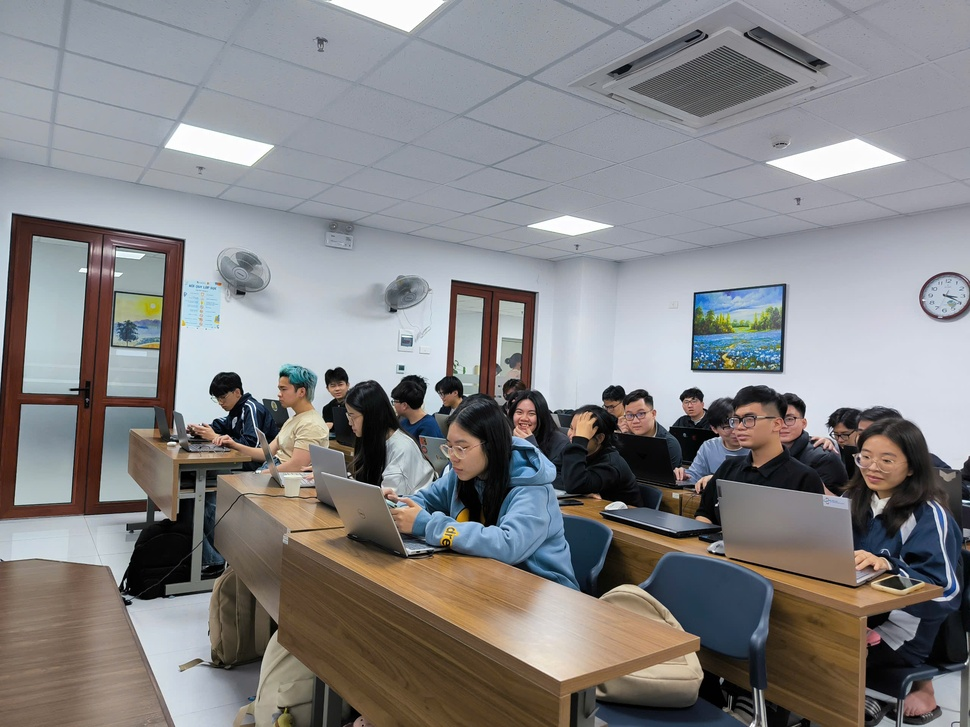
#> input picture img/class2.jpg, 970 x 727 px, shrunk from 2560 x 1920 before the run, found by its file name
$ python 3.py
#> lines starting #> are read from the running program, lines starting #| are printed output that depends on the picture
import cv2
import numpy as np
import matplotlib.pyplot as plt

# Đọc hai ảnh đầu vào
img1 = cv2.imread('img/class2.jpg')
#> img1 is the input picture: shape (727, 970, 3); mean B, G, R 132.6, 131.5, 132.9
img2 = cv2.imread('img/class1.jpg')
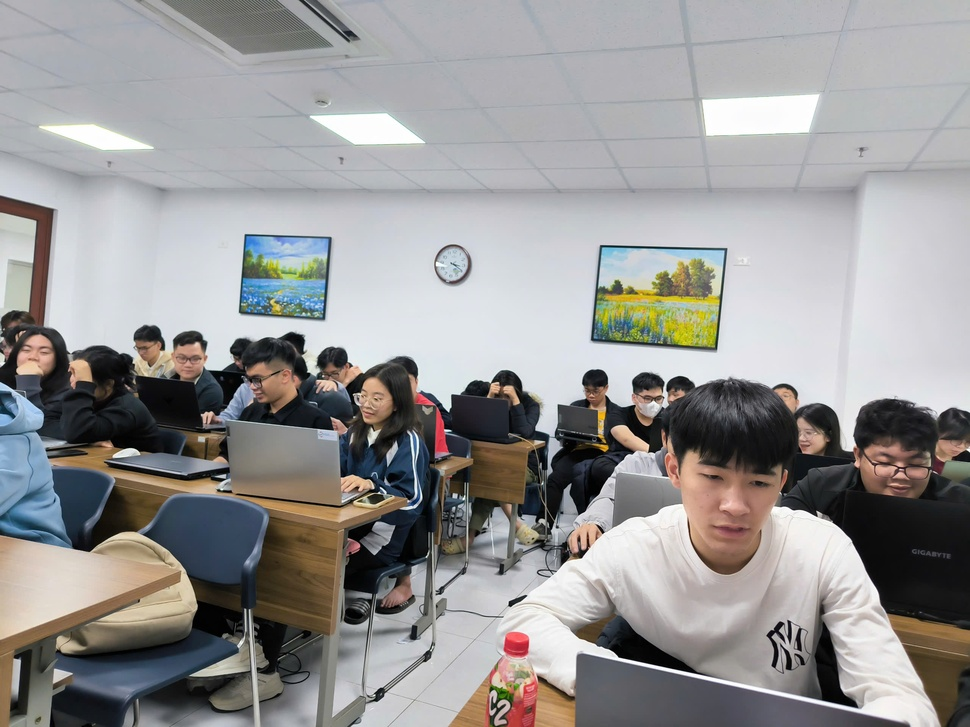
#> input picture img/class1.jpg, 970 x 727 px, shrunk from 2560 x 1920 before the run, found by its file name
#> img2 is the input picture: shape (727, 970, 3); mean B, G, R 149.2, 149.5, 150.8
if img1 is None or img2 is None:
    raise ValueError("Không thể đọc một hoặc cả hai ảnh. Kiểm tra đường dẫn!")

# Chuyển ảnh sang ảnh xám
gray1 = cv2.cvtColor(img1, cv2.COLOR_BGR2GRAY)
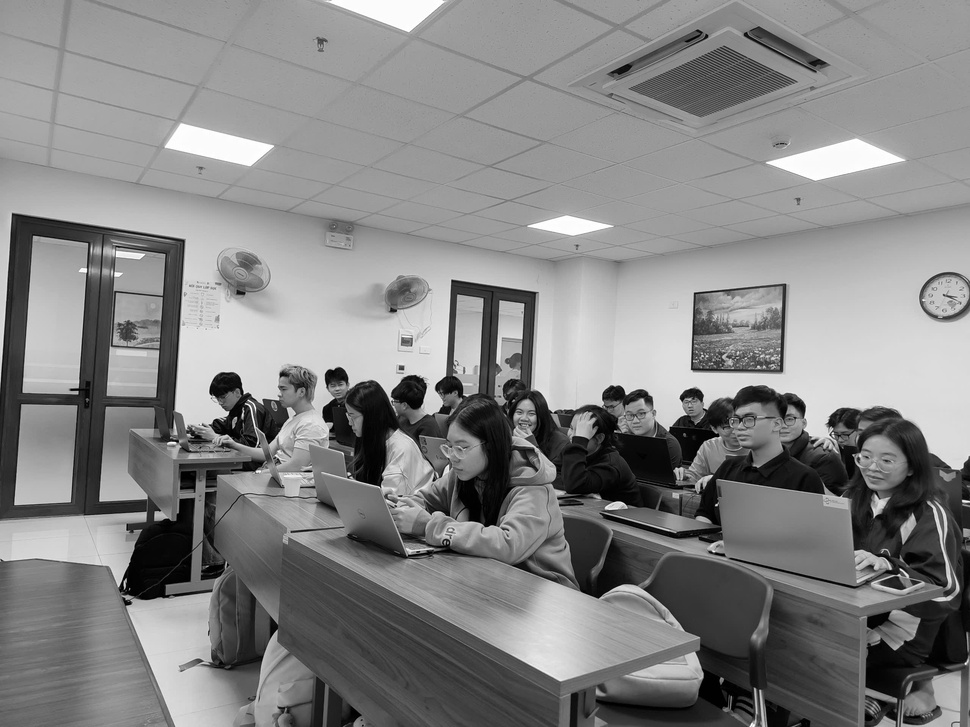
#> gray1: shape (727, 970); min 0, max 255, mean 132.1
gray2 = cv2.cvtColor(img2, cv2.COLOR_BGR2GRAY)
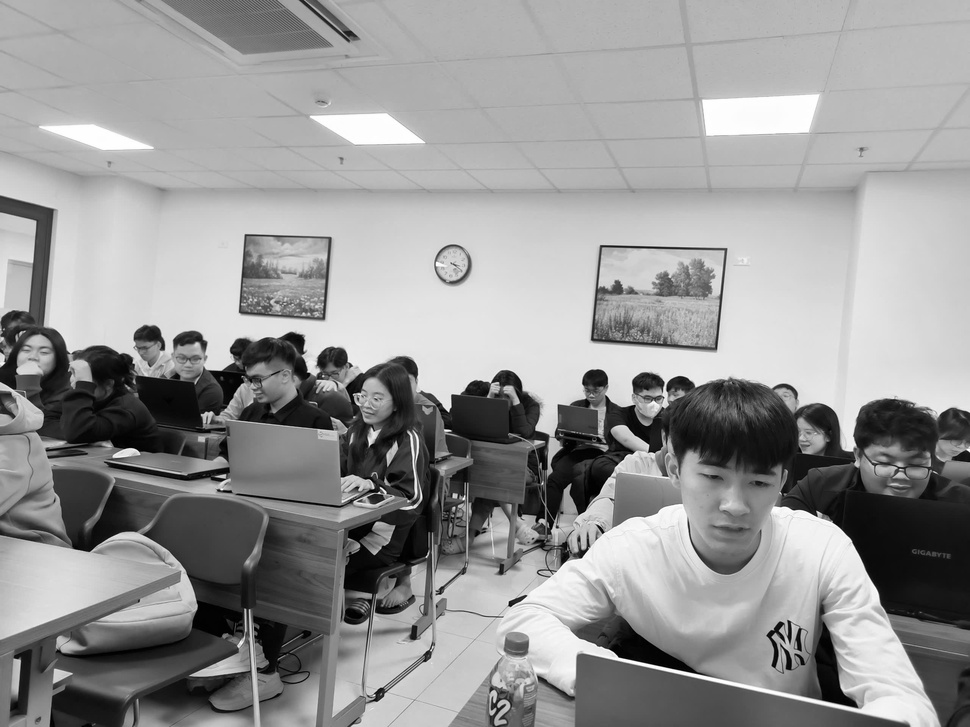
#> gray2: shape (727, 970); min 0, max 255, mean 149.9

# Tạo đối tượng SIFT
sift = cv2.SIFT_create()

# Phát hiện và tính toán các điểm đặc trưng (keypoints) và descriptor
keypoints1, descriptors1 = sift.detectAndCompute(gray1, None)
#> keypoints1 = 1789 keypoints; strongest (x, y, size): (225, 385, 18.2), (336, 376, 12.4), (963, 501, 2.1), (243, 415, 1.8)
keypoints2, descriptors2 = sift.detectAndCompute(gray2, None)
#> keypoints2 = 1957 keypoints; strongest (x, y, size): (595, 379, 15), (511, 603, 4.2), (372, 436, 7.7), (603, 532, 2.1)

# Tạo đối tượng BFMatcher (Brute-Force Matcher) với khoảng cách L2
bf = cv2.BFMatcher(cv2.NORM_L2, crossCheck=False)

# Ghép nối các descriptor
matches = bf.knnMatch(descriptors1, descriptors2, k=2)
#> matches = 1789 matches

# Áp dụng kiểm tra tỷ lệ (ratio test) để lọc các cặp ghép nối tốt
good_matches = []
for m, n in matches:
    if m.distance < 0.75 * n.distance:  # Tỷ lệ 0.75 (có thể điều chỉnh)
        good_matches.append(m)
#> after the loop, good_matches = 202 matches

# Sắp xếp các cặp ghép nối theo khoảng cách (tốt nhất trước)
good_matches = sorted(good_matches, key=lambda x: x.distance)

# Giới hạn số lượng cặp ghép nối để hiển thị (ví dụ: 50 cặp tốt nhất)
max_matches_to_show = 50
good_matches = good_matches[:min(max_matches_to_show, len(good_matches))]
#> good_matches = 50 matches

# Vẽ các cặp ghép nối
matched_image = cv2.drawMatches(img1, keypoints1, img2, keypoints2, good_matches, None,
                                flags=cv2.DrawMatchesFlags_NOT_DRAW_SINGLE_POINTS)
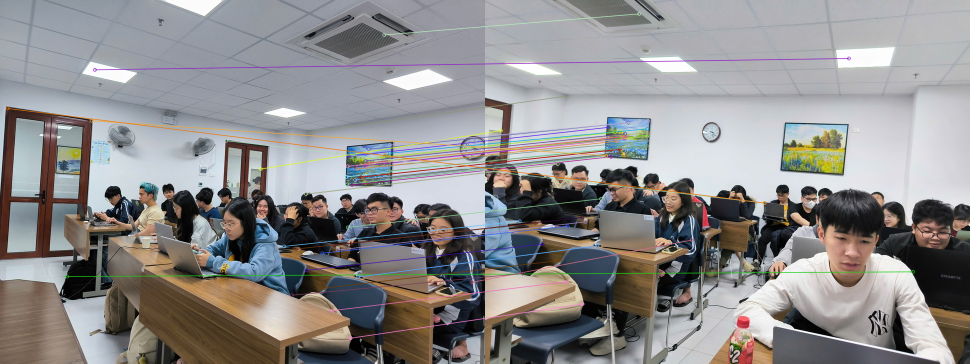
#> matched_image: shape (727, 1940, 3) (shown at 1/2 size); mean B, G, R 140.2, 140.1, 141.8

# Hiển thị kết quả
plt.figure(figsize=(15, 5))
plt.imshow(cv2.cvtColor(matched_image, cv2.COLOR_BGR2RGB))
plt.title('SIFT Feature Matching')
plt.axis('off')
plt.show()

# In số lượng cặp ghép nối
print(f"Số lượng cặp ghép nối tốt: {len(good_matches)}")
#| Số lượng cặp ghép nối tốt: 50
